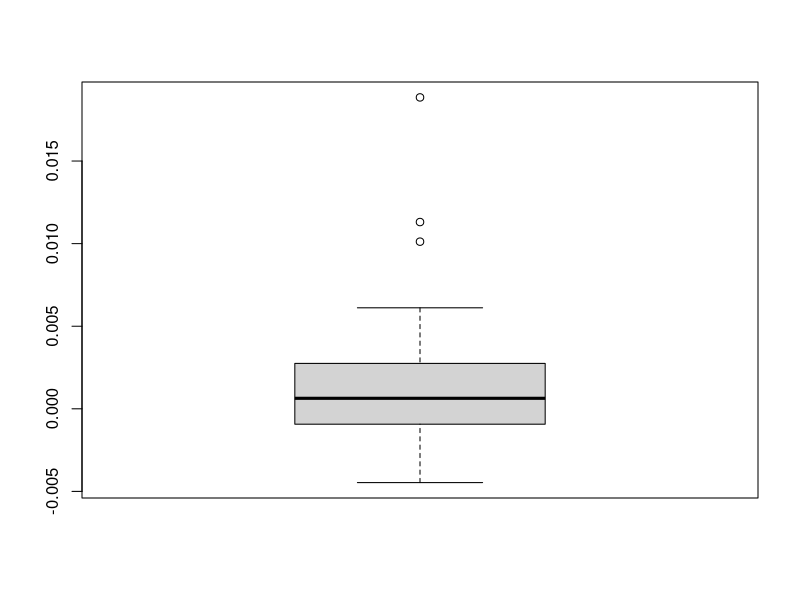
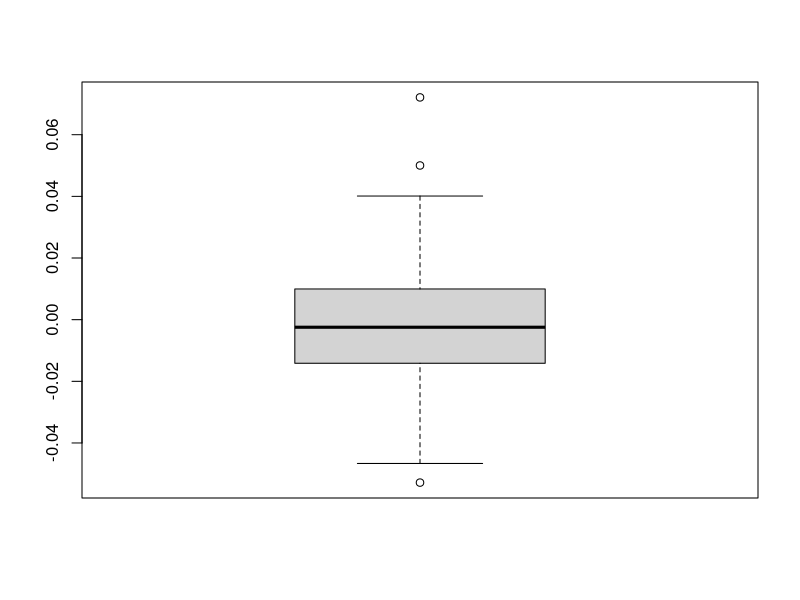
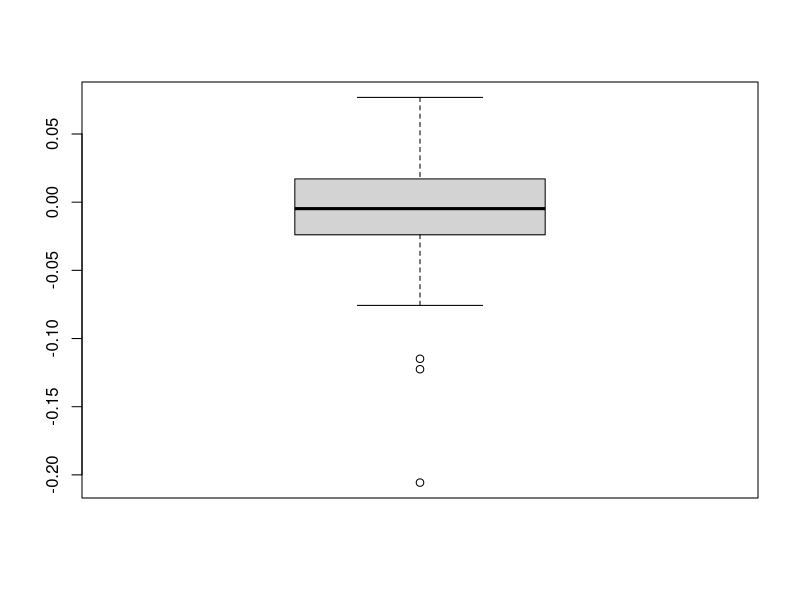

These figures' R source, in order:
library(ggplot2)
#---------------------paramètres initiaux------------
omega_0 <- 0.01
alpha_0 <- 0.12
beta_0 <- 0.82
theta_0 = c(omega_0,alpha_0,beta_0)
eps2_0 = 0 
sigma2_0 = omega_0/(1-alpha_0-beta_0)

#---------------------- calcul des sigma2 et des eps2 ------------------------

#calcul récurssif pour un sigma(t) précis
func_sigma2 <- function(t,sigma2_init,eta2,theta){
  res <- sigma2_init
  if(t>1){
    res<-theta[1] + (theta[2]*eta2[t-1] + theta[3])*func_sigma2(t-1,sigma2_init,theta)}
  return(res)}

#calcul d'une suite de n sigma(t)**2, à partir de la formule récurrente
func_suite_sigma2 <- function(n,sigma2_init,eta2,theta){
  sigmas2 = c(sigma2_init)
  for(i in 2:n){sigmas2[i] = theta[1] + (theta[2]*eta2[i-1] + theta[3])*sigmas2[i-1]}
  return(sigmas2)}

#calcul d'une suite de n epsilon(t)**2 (à partir des sigmas(t))
func_suite_eps2 <- function(n,eps2_init,sigma2_init,eta2,theta){
  res = eta2*func_suite_sigma2(n,sigma2_init,eta2,theta)
  res[0] = eps2_init
  return(res)}

#---------------------- Methode du quasi-maximum de vraisemblance ----------
QML <-function(theta,eta2_QML){
  n = length(eta2_QML)
  eps2 = func_suite_eps2(n,eps2_0,sigma2_0,eta2_QML,theta)
  
  f_opt <- function(theta_opt){
    sigma2_0_theta = theta_opt[1]/(1-theta_opt[2]-theta_opt[3])
    sigmas2_QML = func_suite_sigma2(n,sigma2_0_theta,eta2_QML,theta_opt)
    #on retire les 20 premières données (négligeables cf notes)
    return(sum(log(sigmas2_QML[20:n])+(eps2[20:n]/sigmas2_QML[20:n]))) } 
  
  theta_init = c(0.06,0.1,0.7)
  ui <- cbind(c(1,-1,0,0,0,0),c(0,0,1,-1,0,0),c(0,0,0,0,1,-1))
  ci <- c(0.001, -1, 0, -3, 0, -0.99)
  return(constrOptim(theta=theta_init,f = f_opt,ci=ci,ui=ui,gr=NULL))}

res = matrix(0,100,3)
for(i in 1:100){res[i,]=QML(theta_0,rnorm(10**3,mean=0,sd=1)**2)$par}
res = as.data.frame(res)
colnames(res) = c("omega","alpha","beta")
res$omega = res$omega-omega_0
res$alpha = res$alpha-alpha_0
res$beta = res$beta-beta_0
boxplot(res$omega)
boxplot(res$alpha)
boxplot(res$beta)
